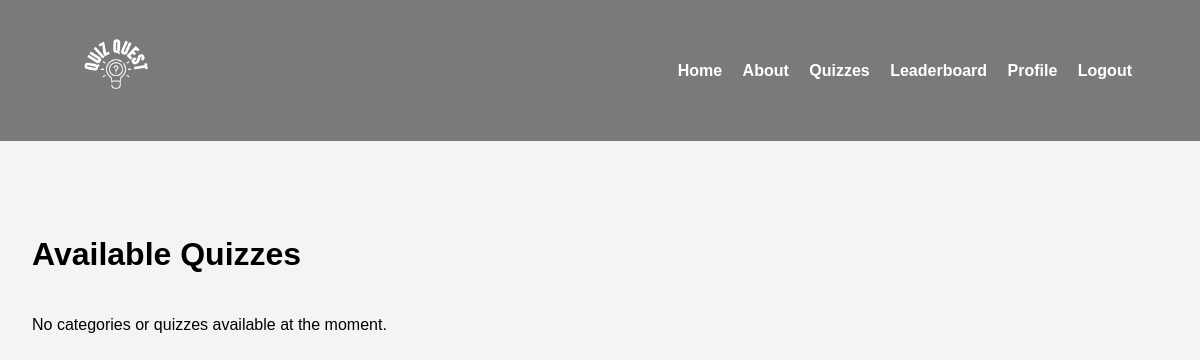
Page /view/quizzes.php (signed in) on the earlier database version.
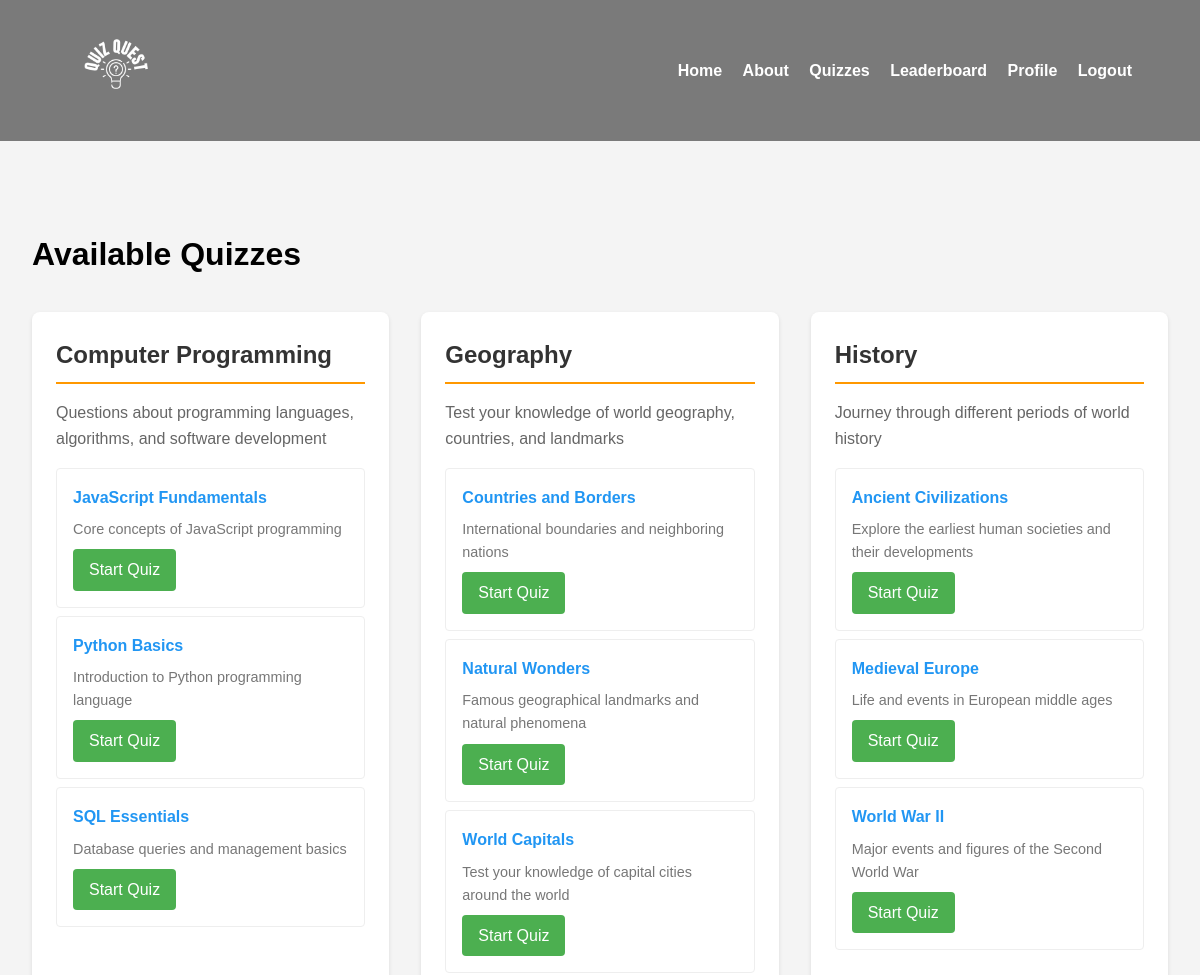
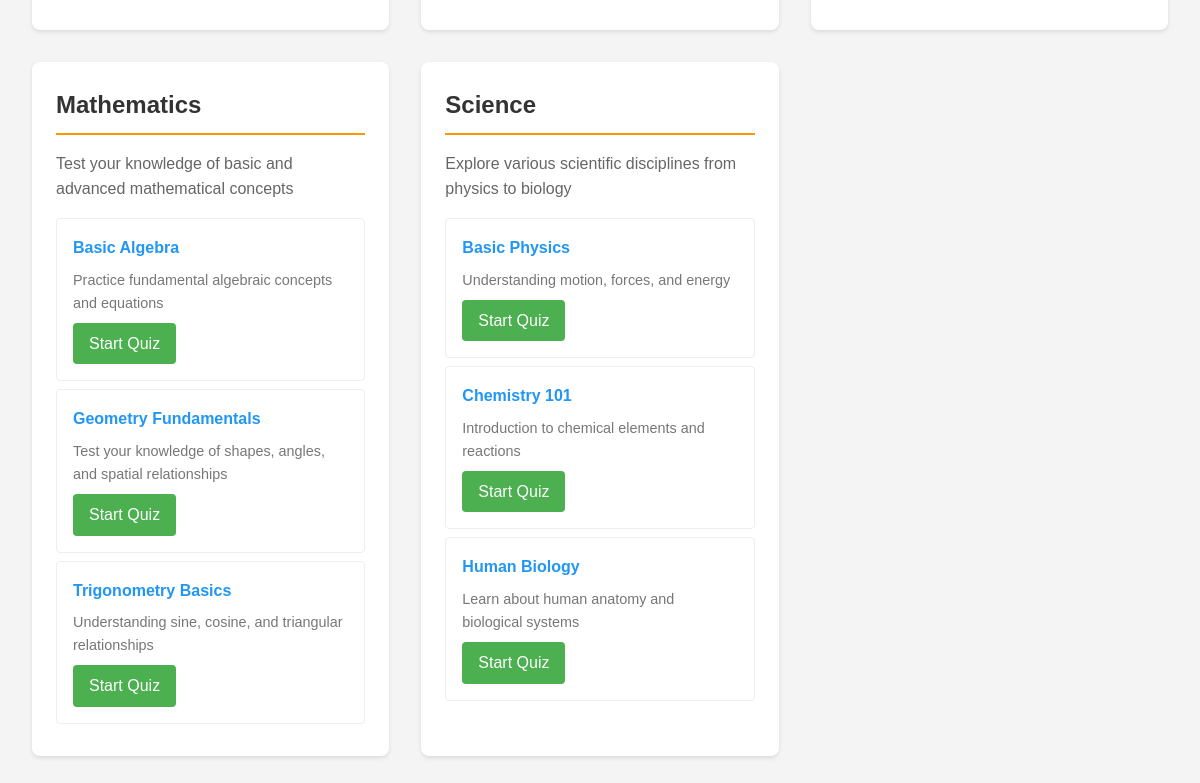
Same page on the later database version (2 pictures, top to bottom).
### tables this page shows
CREATE TABLE `quizzes` (
  `id` int(11) NOT NULL,
  `category_id` int(11) NOT NULL,
  `name` varchar(100) NOT NULL,
  `description` text DEFAULT NULL,
  `created_at` timestamp NOT NULL DEFAULT current_timestamp(),
  `updated_at` timestamp NOT NULL DEFAULT current_timestamp() ON UPDATE current_timestamp(),
  `duration_minutes` int(11) NOT NULL DEFAULT 3 COMMENT 'Duration of the quiz in minutes'
);

### view/quizzes.php (the view, shortened to what this page needs)
<?php
include "../db/config.php";
$query = "
    SELECT c.*, q.id as quiz_id, q.name as quiz_name, q.description as quiz_description
    FROM categories c
    LEFT JOIN quizzes q ON c.id = q.category_id
    ORDER BY c.name, q.name
";
$result = $conn->query($query);
$categories = [];
if ($result->num_rows > 0) {
    while($row = $result->fetch_assoc()) {
        $categoryId = $row['id'];
        if (!isset($categories[$categoryId])) {
            $categories[$categoryId] = [
                'name' => $row['name'],
                'description' => $row['description'],
                'quizzes' => []
            ];
        }
        if ($row['quiz_id']) {
            $categories[$categoryId]['quizzes'][] = [
                'id' => $row['quiz_id'],
                'name' => $row['quiz_name'],
                'description' => $row['quiz_description']
            ];
        }
    }
}
?>
<!DOCTYPE html>
<html>
<head>
</head>
<body>
<nav class="navbar">
    <div class="logo"><a href="../index.php"><img style="width:6rem; height: 6rem;" src="../assets/images/quiz_quest_logo_white.png"></a></div>
    <div class="links">
        <a href="../index.php">Home</a>
        <a href="../view/about.html">About</a>
        <a href="../view/quizzes.php">Quizzes</a>
        <a href="leaderboard.php">Leaderboard</a>
        <a href="profile.php">Profile</a>
        <a href="../actions/logout.php">Logout</a>
    </div>
</nav>
<div class="page-container">
    <br><br><br>
    <h1>Available Quizzes</h1>
    <div class="categories-container">
        <?php if (empty($categories)): ?>
            <p>No categories or quizzes available at the moment.</p>
        <?php else: ?>
            <?php foreach ($categories as $category): ?>
                <div class="category-card">
                    <h2 class="category-title"><?php echo htmlspecialchars($category['name']); ?></h2>
                    <p class="category-description"><?php echo htmlspecialchars($category['description']); ?></p>
                    <?php if (empty($category['quizzes'])): ?>
                        <p class="no-quizzes">No quizzes available in this category.</p>
                    <?php else: ?>
                        <ul class="quiz-list">
                            <?php foreach ($category['quizzes'] as $quiz): ?>
                                <li class="quiz-item">
                                    <div class="quiz-title"><?php echo htmlspecialchars($quiz['name']); ?></div>
                                    <div class="quiz-description"><?php echo htmlspecialchars($quiz['description']); ?></div>
                                    <a href="take_quiz.php?id=<?php echo $quiz['id']; ?>" class="start-quiz-btn">Start Quiz</a>
                                </li>
                            <?php endforeach; ?>
                        </ul>
                    <?php endif; ?>
                </div>
            <?php endforeach; ?>
        <?php endif; ?>
    </div>
</div>
</body>
</html>

### view/quizzes.php (style rules this page uses)
* { box-sizing: border-box; margin: 0; padding: 0; }
body { font-family: Arial, sans-serif; line-height: 1.6; background-color: #f4f4f4; }
.navbar { position: fixed; top: 0; left: 0; width: 100%; display: flex; justify-content: space-between; align-items: center; padding: 1rem 5%; background: rgba(0,0,0,0.5); z-index: 10; }
.navbar a { color: white; text-decoration: none; margin: 0 0.5rem; font-weight: bold; transition: color 0.3s; }
.navbar .logo { font-size: 1.8rem; font-weight: bold; }
.page-container { max-width: 1200px; margin: 15vh auto 2rem; padding: 2rem; }
.categories-container { display: grid; grid-template-columns: repeat(auto-fill, minmax(300px, 1fr)); gap: 2rem; margin-top: 2rem; }
.category-card { background: white; border-radius: 8px; box-shadow: 0 2px 4px rgba(0,0,0,0.1); padding: 1.5rem; }
.category-title { color: #333; font-size: 1.5rem; margin-bottom: 1rem; padding-bottom: 0.5rem; border-bottom: 2px solid #ff9800; }
.category-description { color: #666; margin-bottom: 1rem; }
.quiz-list { list-style: none; }
.quiz-item { padding: 1rem; border: 1px solid #eee; margin-bottom: 0.5rem; border-radius: 4px; transition: all 0.3s ease; }
.quiz-title { color: #2196F3; font-weight: bold; margin-bottom: 0.5rem; }
.quiz-description { color: #777; font-size: 0.9rem; }
.start-quiz-btn { display: inline-block; background-color: #4CAF50; color: white; padding: 0.5rem 1rem; border-radius: 4px; text-decoration: none; margin-top: 0.5rem; transition: background-color 0.3s; }

Differences in the rows shown:
added quizzes: name "JavaScript Fundamentals", description "Core concepts of JavaScript programming", shown under "Computer Programming"
added quizzes: name "Python Basics", description "Introduction to Python programming language", shown under "Computer Programming"
added quizzes: name "SQL Essentials", description "Database queries and management basics", shown under "Computer Programming"
added quizzes: name "Countries and Borders", description "International boundaries and neighboring nations", shown under "Geography"
added quizzes: name "Natural Wonders", description "Famous geographical landmarks and natural phenomena", shown under "Geography"
added quizzes: name "World Capitals", description "Test your knowledge of capital cities around the world", shown under "Geography"
added quizzes: name "Ancient Civilizations", description "Explore the earliest human societies and their developments", shown under "History"
added quizzes: name "Medieval Europe", description "Life and events in European middle ages", shown under "History"
added quizzes: name "World War II", description "Major events and figures of the Second World War", shown under "History"
added quizzes: name "Basic Algebra", description "Practice fundamental algebraic concepts and equations", shown under "Mathematics"
added quizzes: name "Geometry Fundamentals", description "Test your knowledge of shapes, angles, and spatial relationships", shown under "Mathematics"
added quizzes: name "Trigonometry Basics", description "Understanding sine, cosine, and triangular relationships", shown under "Mathematics"
added quizzes: name "Basic Physics", description "Understanding motion, forces, and energy", shown under "Science"
added quizzes: name "Chemistry 101", description "Introduction to chemical elements and reactions", shown under "Science"
added quizzes: name "Human Biology", description "Learn about human anatomy and biological systems", shown under "Science"
Other differences:
new list line: "Computer Programming Questions about programming languages, algorithms, and software development"
new list line: "Geography Test your knowledge of world geography, countries, and landmarks"
new list line: "History Journey through different periods of world history"
new list line: "Mathematics Test your knowledge of basic and advanced mathematical concepts"
new list line: "Science Explore various scientific disciplines from physics to biology"
text no longer shown: "No categories or quizzes available at the moment."
